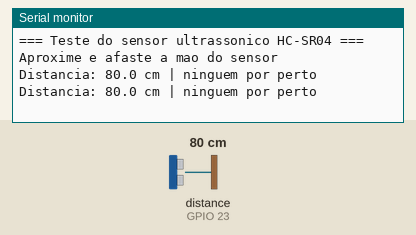
Recording of a sketch running on a simulated ESP32. Shown: the last lines printed to the serial monitor. Wiring (inferred from the names in the program): ultrasonic range finder: trigger GPIO 22; echo GPIO 23. Inputs (shaded band) come from the test bench; at power-on: distance to the obstacle (sensor on GPIO 23) 80 cm. The echo pulse lasts 58.3 µs per cm.

Above: at 1.7 s.
1.8 s: distance to the obstacle (sensor on GPIO 23) set to 2 cm
At 2.6 s:
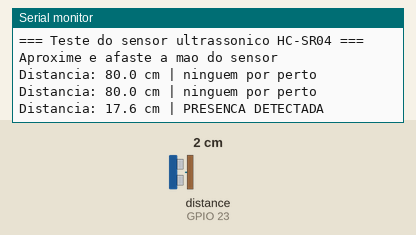
4.1 s: distance to the obstacle (sensor on GPIO 23) set to 4 cm
At 5.0 s:
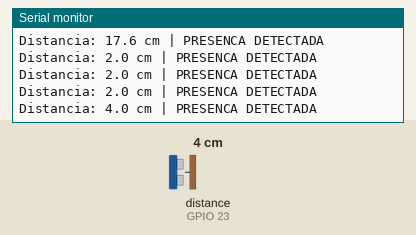
Timing chart, 0 to 7.1 s (numbered marks = the images above; inputs shaded):
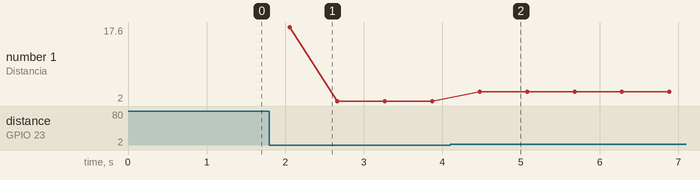

Measured:
- after the input at 1.8 s, the serial monitor: prints a new line after 0.26 s (image 1)
- after the input at 4.1 s, the serial monitor: prints a new line after 0.37 s (image 2)
- plotted number 1: 2 → 4 after the input at 4.1 s

The sketch:

teste_presenca.ino
```cpp
// teste do sensor ultrassônico HC-SR04 do bebedouro
// placa: ESP32 DevKitC | monitor serial: 115200

// pinos do sensor
const int PINO_TRIGGER_ULTRASSONICO = 22;
const int PINO_ECHO_ULTRASSONICO = 23;

// tempo máximo de espera pelo eco (cerca de 5 metros)
const unsigned long TEMPO_LIMITE_DO_ECO_EM_MICROSSEGUNDOS = 30000;

// velocidade do som em centímetros por microssegundo (aprox. 343 m/s)
const float VELOCIDADE_DO_SOM_EM_CENTIMETROS_POR_MICROSSEGUNDO = 0.0343;

// quantidade de medições usadas para tirar a média
const int QUANTIDADE_DE_MEDICOES_PARA_MEDIA = 5;

// pausa entre medições para o eco anterior sumir
const int INTERVALO_ENTRE_MEDICOES_EM_MILISSEGUNDOS = 60;

// abaixo dessa distância considera-se que há um gato presente
const float DISTANCIA_DE_PRESENCA_EM_CENTIMETROS = 30.0;

// intervalo entre as impressões no monitor serial
const int INTERVALO_DE_IMPRESSAO_EM_MILISSEGUNDOS = 300;

/**
 * Faz uma única medição e devolve a distância em centímetros (-1 se não houve eco).
 */
float medirDistanciaUmaVezEmCentimetros() {
  // garante o gatilho em nível baixo antes do pulso
  digitalWrite(
    PINO_TRIGGER_ULTRASSONICO,
    LOW
  );
  delayMicroseconds(2);

  // pulso de 10 microssegundos que dispara o som
  digitalWrite(
    PINO_TRIGGER_ULTRASSONICO,
    HIGH
  );
  delayMicroseconds(10);
  digitalWrite(
    PINO_TRIGGER_ULTRASSONICO,
    LOW
  );

  // mede por quanto tempo o pino ECHO fica em HIGH
  unsigned long duracaoDoEcoEmMicrossegundos = pulseIn(
    PINO_ECHO_ULTRASSONICO,
    HIGH,
    TEMPO_LIMITE_DO_ECO_EM_MICROSSEGUNDOS
  );

  // zero significa que o tempo limite acabou sem eco
  if (duracaoDoEcoEmMicrossegundos == 0) {
    return -1.0;
  }

  // o som vai e volta, então divide-se por 2
  return duracaoDoEcoEmMicrossegundos
    * VELOCIDADE_DO_SOM_EM_CENTIMETROS_POR_MICROSSEGUNDO
    / 2.0;
}

/**
 * Faz várias medições, ignora as falhas e devolve a média (-1 se todas falharam).
 */
float medirDistanciaMediaEmCentimetros() {
  float somaDasDistancias = 0.0;
  int quantidadeDeMedicoesValidas = 0;

  for (int medicao = 0; medicao < QUANTIDADE_DE_MEDICOES_PARA_MEDIA; medicao++) {
    float distanciaEmCentimetros = medirDistanciaUmaVezEmCentimetros();

    // só entram na média as medições que tiveram eco
    if (distanciaEmCentimetros > 0) {
      somaDasDistancias += distanciaEmCentimetros;
      quantidadeDeMedicoesValidas++;
    }

    delay(INTERVALO_ENTRE_MEDICOES_EM_MILISSEGUNDOS);
  }

  if (quantidadeDeMedicoesValidas == 0) {
    return -1.0;
  }

  return somaDasDistancias / quantidadeDeMedicoesValidas;
}

/**
 * Configura a serial e os pinos do sensor.
 */
void setup() {
  Serial.begin(115200);
  delay(500);

  // trigger envia o pulso e echo recebe o tempo de retorno
  pinMode(
    PINO_TRIGGER_ULTRASSONICO,
    OUTPUT
  );
  pinMode(
    PINO_ECHO_ULTRASSONICO,
    INPUT
  );

  digitalWrite(
    PINO_TRIGGER_ULTRASSONICO,
    LOW
  );

  Serial.println("=== Teste do sensor ultrassonico HC-SR04 ===");
  Serial.println("Aproxime e afaste a mao do sensor");
}

/**
 * Mede a distância média e informa se há presença detectada.
 */
void loop() {
  float distanciaMediaEmCentimetros = medirDistanciaMediaEmCentimetros();

  if (distanciaMediaEmCentimetros < 0) {
    Serial.println("Sem eco (nada a frente ou fora do alcance)");
  } else {
    Serial.print("Distancia: ");
    Serial.print(
      distanciaMediaEmCentimetros,
      1
    );
    Serial.print(" cm | ");

    if (distanciaMediaEmCentimetros < DISTANCIA_DE_PRESENCA_EM_CENTIMETROS) {
      Serial.println("PRESENCA DETECTADA");
    } else {
      Serial.println("ninguem por perto");
    }
  }

  delay(INTERVALO_DE_IMPRESSAO_EM_MILISSEGUNDOS);
}
```
